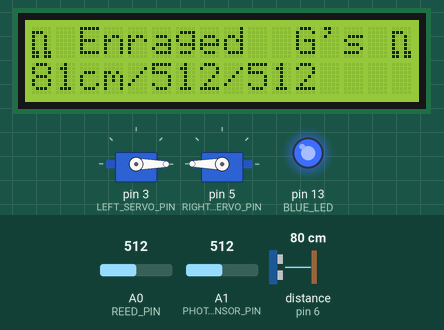
Bench run of a sketch on a simulated Arduino Uno, built with avr-gcc and run on an emulated ATmega328P. Shown: 2 × servo, 16×2 character LCD, output pins drawn as LEDs (lit = HIGH). The inputs (shaded band) are chosen by the test bench; at power-on: distance to the obstacle (sensor on pin 6) 80 cm, A0 (REED_PIN) = 512, A1 (PHOTO_SENSOR_PIN) = 512. The echo pulse lasts 58.3 µs per cm; pins used as bus, display or sensor lines are not drawn; what the sketch prints to the serial monitor is not drawn.

Above: at 2.2 s.
2.3 s: distance to the obstacle (sensor on pin 6) set to 11 cm
At 3.2 s:
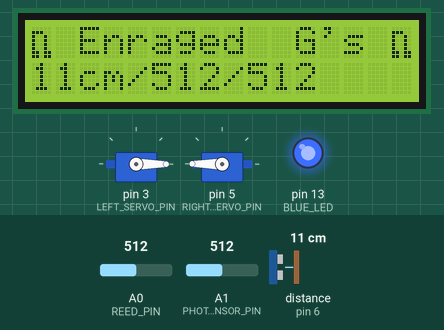
3.9 s: distance to the obstacle (sensor on pin 6) set to 8 cm
At 5.2 s:
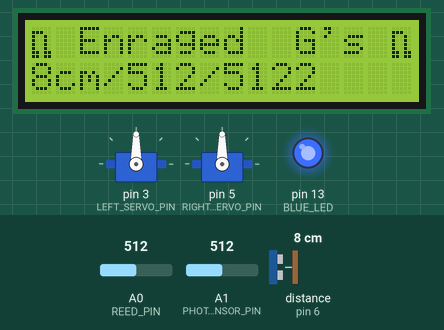
5.6 s: A0 (REED_PIN) set to 390
At 6.9 s:
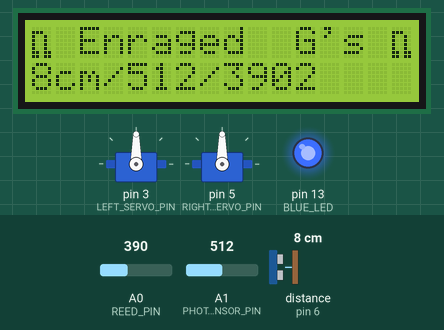
7.2 s: A1 (PHOTO_SENSOR_PIN) set to 390
At 7.9 s:
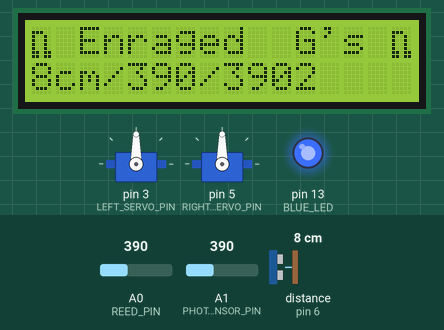
8.8 s: distance to the obstacle (sensor on pin 6) set to 9 cm
10.5 s: A0 (REED_PIN) set to 410
At 11.5 s:
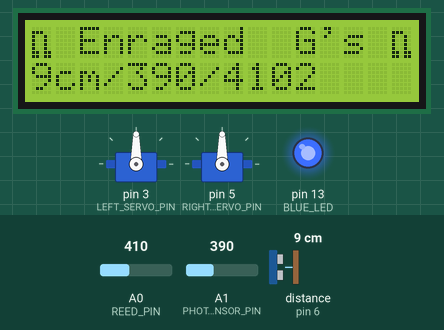
Timing chart, 0 to 13.2 s (numbered marks = the images above; inputs shaded):
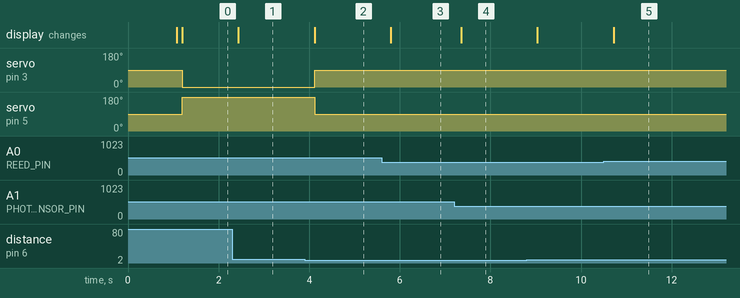

The sketch:

Sprint1.ino
```cpp
#include <Servo.h>
#include <NewPing.h>
#include <LiquidCrystal.h>

const int MAX_DISTANCE_CM = 400; // Maximum distance we want to ping for (in centimeters). Maximum sensor distance is rated at 400-500cm.
const int BLAST_ZONE_CM = 10;    // Closest distance we can get to the end zone

// Pin defines
const int REED_PIN = A0;         // select the input pin for  the reed
const int PHOTO_SENSOR_PIN = A1; // select the input pin for  the potentiometer
const int TRIGGER_PIN = 4;       // Trigger pin on the ultrasonic sensor.
const int ECHO_PIN = 6;          // Echo pin on the ultrasonic sensor.
const int LEFT_SERVO_PIN = 3;
const int RIGHT_SERVO_PIN = 5;

const int RED_LED = 11;
const int GREEN_LED = 12;
const int BLUE_LED = 13;

bool lookingForBand = true;

NewPing sonar(TRIGGER_PIN, ECHO_PIN, MAX_DISTANCE_CM); // NewPing setup of pins and maximum distance.
Servo LeftServo;                                       // create new servo object for the left servo
Servo RightServo;                                      // create new servo object for the right servo
LiquidCrystal lcd(7, 8, 9, 10, 11, 12);                // initialize the library with the numbers of the interface pins

// make a custom walker characters:

byte walker[8] = {
    0b00000,
    0b11100,
    0b10010,
    0b10010,
    0b10010,
    0b10010,
    0b11011,
    0b11011};

void setup()
{
  LeftServo.attach(LEFT_SERVO_PIN);
  RightServo.attach(RIGHT_SERVO_PIN);

  set_color(255, 0, 0);
  delay(500);
  set_color(0, 255, 0);
  delay(500);
  set_color(0, 0, 255);

  lcd.begin(16, 2); // initialize LCD and set up the number of columns and rows:

  lcd.createChar(5, walker);       // create a new character
  lcd.setCursor(byte(0), byte(0)); // Start at Upper left corner
  lcd.write((byte)5);              // Print walker symbol
  lcd.print(" Enraged  G's ");     // Print team name
  lcd.write((byte)5);              // Print walker symbol

  Serial.begin(9600); // Initialize the Serial monitor for readings from the robot

  stopWheels();
}

void loop()
{
  int photoSensor = analogRead(PHOTO_SENSOR_PIN);
  int reedValue = analogRead(REED_PIN);

  int cm_away = sonar.convert_cm(sonar.ping_median());

  send_serial_data(cm_away, photoSensor, reedValue);
  update_display(cm_away, photoSensor, reedValue);

  if (cm_away < BLAST_ZONE_CM)
  {
    stopWheels();
  }
  else
  {
    driveFullSpeed();
  }
}

void set_color(int red, int green, int blue)
{
  analogWrite(RED_LED, red);
  analogWrite(GREEN_LED, green);
  analogWrite(BLUE_LED, blue);
}

void update_display(int distance, int photoSensor, int reedValue)
{
  // set cursor at the start of line 2
  lcd.setCursor(byte(0), 1);
  //send the readings to the LCD screen
  lcd.print(distance);
  lcd.print("cm");
  lcd.print("/");
  lcd.print(photoSensor); // shows reading off of photoresistor
  lcd.print("/");
  lcd.print(reedValue);
}

void send_serial_data(int distance, int photoSensor, int reedValue)
{
  // send the reading to the serial monitor
  Serial.print("Ping: ");
  Serial.print(distance); // Convert ping time to distance in cm and print result (0 = outside set distance range)
  Serial.println("cm");
  Serial.println(photoSensor); // shows reading off of photoresistor
  Serial.print("Reed: ");
  Serial.println(reedValue); // show reed value
}

void driveFullSpeed()
{
  driveSpeed(100, 100);
}

void stopWheels()
{
  driveSpeed(0, 0);
}

// This is -100 to 100 with 0 being stopped
void driveSpeed(int leftMotorSpeed, int rightMotorSpeed)
{
  LeftServo.write(map(leftMotorSpeed, -100, 100, 180, 0));
  RightServo.write(map(rightMotorSpeed, -100, 100, 0, 180));
}
```

Measured:
- the behaviour switches between 10 and 9 cm on distance to the obstacle (sensor on pin 6) (found by bisection; images 1 and 2)
- after the input at 2.3 s, the display: changes after 0.13 s (image 1)
- after the input at 3.9 s, servo on pin 3 (LEFT_SERVO_PIN): 0° → 90° after 0.22 s; servo on pin 5 (RIGHT_SERVO_PIN): 180° → 90° after 0.22 s; the display: changes after 0.22 s (image 2)
- after the input at 5.6 s, the display: changes after 0.20 s (image 3)
- after the input at 7.2 s, the display: changes after 0.16 s (image 4)
- after the input at 10.5 s, the display: changes after 0.22 s (image 5)
